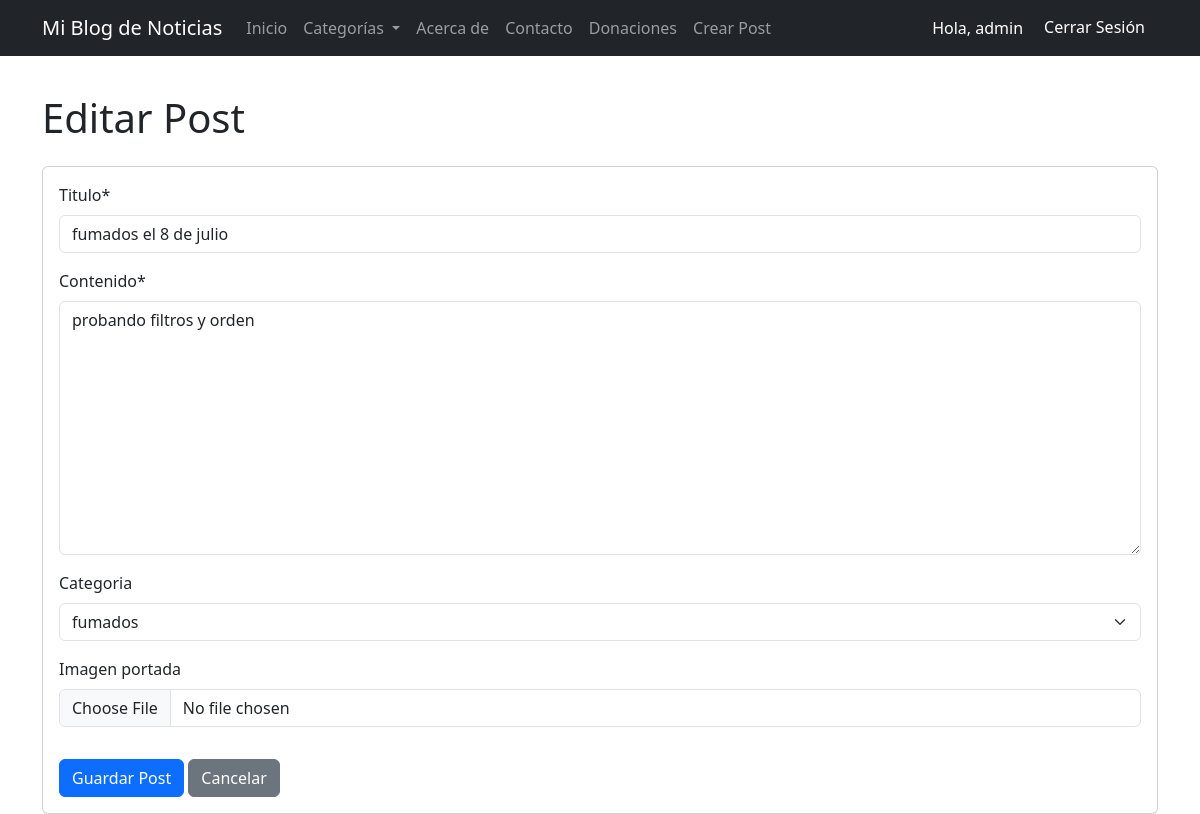
The page /post/6/editar/ (signed in) on the database its author committed.
### blog/models.py (models this page shows, shortened)
class Post(models.Model):
    titulo = models.CharField(max_length=200)
    contenido = models.TextField()
    fecha_publicacion = models.DateTimeField(auto_now_add=True) # Se establece automáticamente al crear el post
    autor = models.ForeignKey(User, on_delete=models.CASCADE, related_name='posts') # Un post pertenece a un usuario. Si el usuario se elimina, sus posts también.
    categoria = models.ForeignKey(Categoria, on_delete=models.SET_NULL, null=True, blank=True) # Un post puede tener una categoría. Si la categoría se elimina, el campo se pone a NULL.
    imagen_portada = models.ImageField(upload_to='post_images/', null=True, blank=True) # Opcional: permite subir imágenes
    class Meta:
        ordering = ['-fecha_publicacion'] # Por defecto, los posts se ordenarán del más nuevo al más viejo

### blog/views.py (the view, shortened to what this page needs)
# urls.py: path('post/<int:pk>/editar/', PostUpdateView.as_view(), name='post_update'),
class PostUpdateView(LoginRequiredMixin, UserPassesTestMixin, UpdateView): # Requiere logueo y que el usuario sea el autor
    model = Post
    template_name = 'blog/post_form.html'
    fields = ['titulo', 'contenido', 'categoria', 'imagen_portada']
    def test_func(self): # Solo permite al autor del post editarlo
        post = self.get_object()
        return self.request.user == post.autor
    success_url = reverse_lazy('post_list')

### blog/context_processors.py (called while the page is built)
def categorias_globales(request):
    return {
        'categorias': Categoria.objects.all()
    }

### blog/models.py (called while the page is built)
    def __str__(self):
        return self.nombre

### blog/templates/blog/post_form.html (shortened to what this page needs)
{% extends 'blog/base.html' %}
{% load crispy_forms_tags %}
{% block content %}
    <h1 class="mb-4">{% if object %}Editar Post{% else %}Crear Nuevo Post{% endif %}</h1>
    <div class="card card-body">
        <form method="post" enctype="multipart/form-data">
            {{ form|crispy }}
            <button type="submit" class="btn btn-primary mt-3">Guardar Post</button>
            <a href="{% url 'post_list' %}" class="btn btn-secondary mt-3">Cancelar</a>
        </form>
    </div>
{% endblock content %}

### blog/templates/blog/base.html (shortened to what this page needs)
<!DOCTYPE html>
<html lang="es">
<head>
    <link href="https://cdn.jsdelivr.net/npm/bootstrap@5.3.0/dist/css/bootstrap.min.css" rel="stylesheet">
</head>
<body>
    <nav class="navbar navbar-expand-lg navbar-dark bg-dark fixed-top">
        <div class="container">
            <a class="navbar-brand" href="{% url 'post_list' %}">Mi Blog de Noticias</a>
            <div class="collapse navbar-collapse" id="navbarNav">
                <ul class="navbar-nav me-auto">
                    <li class="nav-item">
                        <a class="nav-link" href="{% url 'post_list' %}">Inicio</a>
                    </li>
                    <li class="nav-item dropdown">
                        <a class="nav-link dropdown-toggle" href="#" id="navbarDropdownCategorias" role="button" data-bs-toggle="dropdown" aria-expanded="false">
                            Categorías
                        </a>
                    </li>
                    <li class="nav-item">
                        <a class="nav-link" href="{% url 'about' %}">Acerca de</a>
                    </li>
                    <li class="nav-item">
                        <a class="nav-link" href="{% url 'contact' %}">Contacto</a>
                    </li>
                    <li class="nav-item">
                        <a class="nav-link" href="{% url 'donations' %}">Donaciones</a>
                    </li>
                    {% if user.is_authenticated %}
                    <li class="nav-item">
                        <a class="nav-link" href="{% url 'post_create' %}">Crear Post</a>
                    </li>
                    {% endif %}
                </ul>
                <ul class="navbar-nav">
                    {% if user.is_authenticated %}
                        <li class="nav-item">
                            <span class="nav-link text-white">Hola, {{ user.username }}</span>
                        </li>
                        <li class="nav-item">
                            <form action="{% url 'logout' %}" method="post" class="d-inline">
                                <button type="submit" class="btn btn-dark">Cerrar Sesión</button>
                            </form>
                        </li>
                    {% endif %}
                </ul>
            </div>
        </div>
    </nav>
    <div class="container mt-4">
        {% block content %}
        {% endblock content %}
    </div>
</body>
</html>

### blog/templates/blog/base.html (style rules this page uses)
body { padding-top: 70px; }

### rows shown on the page
Post: titulo "fumados el 8 de julio", contenido "probando filtros y orden", categoria "fumados"

### other values the page prints
{{ user.username }} "admin"
